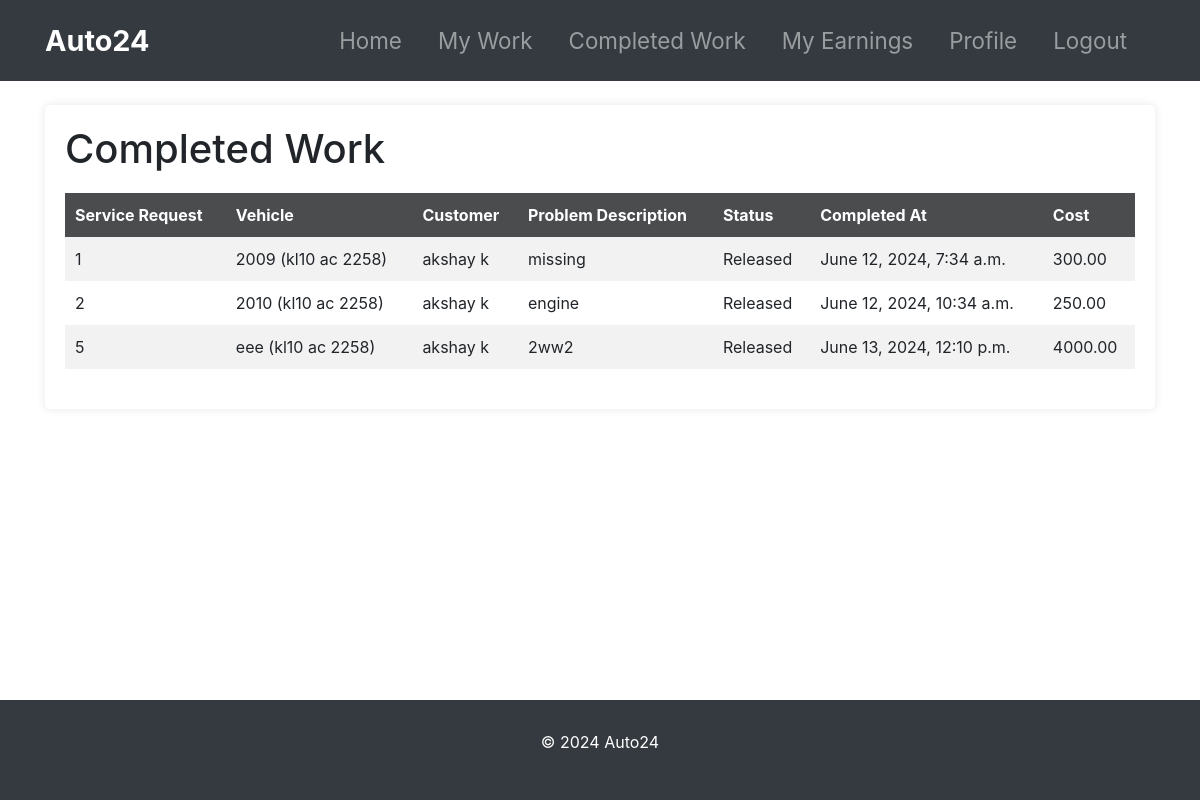
Screenshot of /mechanic/work/completed/ (signed in) with the database file from the repository.
### mechanic_management/models.py (models this page shows, shortened)
class MechanicWork(models.Model):
    mechanic = models.ForeignKey(Mechanic, on_delete=models.CASCADE, related_name='works')
    service_request = models.ForeignKey('customer_management.ServiceRequest', on_delete=models.CASCADE, related_name='works')
    assigned_at = models.DateTimeField(default=timezone.now)
    status = models.CharField(max_length=20, choices=[
        ('Repairing', 'Repairing'),
        ('Repairing Done', 'Repairing Done'),
        ('Released', 'Released')
    ], default='Repairing')
    cost = models.DecimalField(max_digits=10, decimal_places=2, null=True, blank=True)

### customer_management/models.py (models this page shows, shortened)
class ServiceRequest(models.Model):
    STATUS_CHOICES = [
        ('Pending', 'Pending'),
        ('Approved', 'Approved'),
        ('Repairing', 'Repairing'),
        ('Repairing Done', 'Repairing Done'),
        ('Released', 'Released')
    ]
    customer = models.ForeignKey(Customer, on_delete=models.CASCADE, related_name='service_requests')
    vehicle = models.ForeignKey(Vehicle, on_delete=models.CASCADE, related_name='service_requests')
    problem_description = models.CharField(max_length=300)
    status = models.CharField(max_length=20, choices=STATUS_CHOICES, default='Pending')
    cost = models.DecimalField(max_digits=10, decimal_places=2, null=True, blank=True)
    created_at = models.DateTimeField(default=timezone.now)

class Vehicle(models.Model):
    number = models.CharField(max_length=20)
    model = models.CharField(max_length=100)
    customer = models.ForeignKey(Customer, on_delete=models.CASCADE, related_name='vehicles')
    def __str__(self):
        return f"{self.model} ({self.number})"

class Customer(models.Model):
    user = models.OneToOneField(User, on_delete=models.CASCADE)
    profile_pic = models.ImageField(upload_to='profile_pic/CustomerProfilePic/', null=True, blank=True)
    address = models.CharField(max_length=40)
    mobile = models.CharField(max_length=20, null=False)
    @property
    def get_name(self):
        return self.user.first_name + " " + self.user.last_name

### mechanic_management/views.py (the view)
# urls.py: path('mechanic/work/completed/', views.completed_work, name='completed_work'),
@login_required
def completed_work(request):
    mechanic = get_object_or_404(Mechanic, user=request.user)
    completed_work = MechanicWork.objects.filter(
        mechanic=mechanic,
        status__in=['Repairing Done', 'Released']
    )
    return render(request, 'mechanic/completed_work.html', {'completed_work': completed_work})

### templates/mechanic/completed_work.html (shortened to what this page needs)
{% extends 'mechanic/base.html' %}
{% block content %}
<div class="container mt-4">
    <div class="work-container">
        <h1>Completed Work</h1>
        <table class="work-table table-striped">
            <thead>
                <tr>
                    <th>Service Request</th>
                    <th>Vehicle</th>
                    <th>Customer</th>
                    <th>Problem Description</th>
                    <th>Status</th>
                    <th>Completed At</th>
                    <th>Cost</th>
                </tr>
            </thead>
            <tbody>
                {% for work in completed_work %}
                <tr>
                    <td>{{ work.service_request.id }}</td>
                    <td>{{ work.service_request.vehicle }}</td>
                    <td>{{ work.service_request.customer.get_name }}</td>
                    <td>{{ work.service_request.problem_description }}</td>
                    <td>{{ work.status }}</td>
                    <td>{{ work.assigned_at }}</td>
                    <td>{{ work.cost }}</td>
                </tr>
                {% empty %}
                <tr>
                    <td colspan="7" class="no-completed-work">No completed work found.</td>
                </tr>
                {% endfor %}
            </tbody>
        </table>
    </div>
</div>
{% endblock %}

### templates/mechanic/base.html (style rules this page uses)
body { display: flex; flex-direction: column; min-height: 100vh; }

### templates/mechanic/completed_work.html (style rules this page uses)
.work-container { background-color: #fff; padding: 20px; border-radius: 5px; box-shadow: 0 0 10px rgba(0, 0, 0, 0.1); margin-top: 20px; }
.work-table { width: 100%; border-collapse: collapse; margin-top: 20px; margin-bottom: 20px; }
.work-table th { background-color: #4a4c4e; color: white; text-align: left; padding: 10px; }
.work-table td { padding: 10px; }
.work-table tbody tr:nth-of-type(odd) { background-color: #f2f2f2; }

### rows the page displays
MechanicWork: service_request.id "1", service_request.vehicle "2009 (kl10 ac 2258)", service_request.customer.get_name "akshay k", service_request.problem_description "missing", status "Released", assigned_at "June 12, 2024, 7:34 a.m.", cost "300.00"
MechanicWork: service_request.id "2", service_request.vehicle "2010 (kl10 ac 2258)", service_request.customer.get_name "akshay k", service_request.problem_description "engine", status "Released", assigned_at "June 12, 2024, 10:34 a.m.", cost "250.00"
MechanicWork: service_request.id "5", service_request.vehicle "eee (kl10 ac 2258)", service_request.customer.get_name "akshay k", service_request.problem_description "2ww2", status "Released", assigned_at "June 13, 2024, 12:10 p.m.", cost "4000.00"
